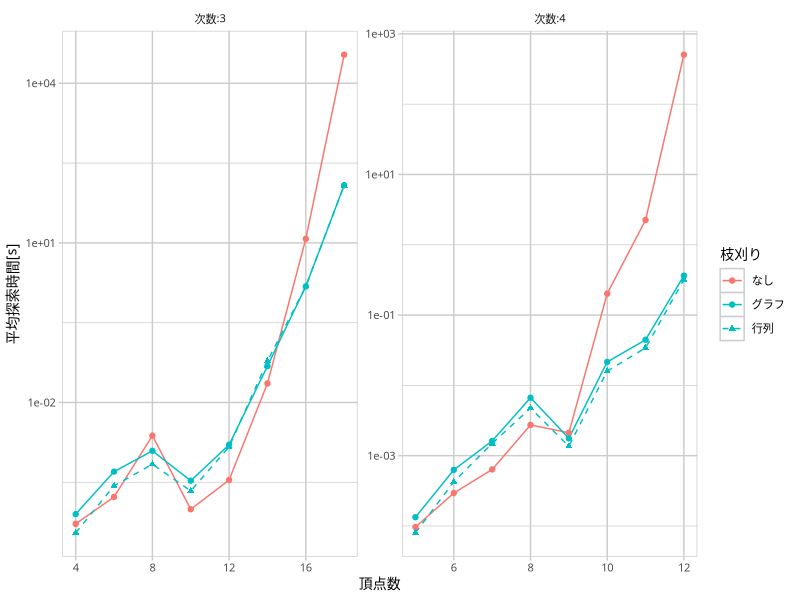

The R source for this figure:
library(readr)
library(dplyr)
library(ggplot2)

breaks <- c('basic', 'minmax', 'matrix')
labels <- c('なし', 'グラフ', '行列')
data <- read_csv('the-cmp-algo-lab.csv') %>%
  filter(bdr == 'basic') %>%
  mutate(mtd = mgr) %>%
  group_by(n, d, mtd, node) %>%
  summarise(mean_time = mean(time)) %>%
  ungroup() %>%
  mutate(mtd = factor(mtd, levels = breaks),
         d = factor(d, levels = c(3, 4), labels = c('次数:3', '次数:4')))

gp <- ggplot(data, aes(x = n, y = mean_time, color = mtd, shape = mtd, linetype = mtd)) +
  geom_line() +
  geom_point() +
  facet_wrap(c('d'), scales = 'free') +
  scale_x_continuous(name = '頂点数',
                     minor_breaks = NULL) +
  scale_y_continuous(name = '平均探索時間[s]',
                     trans = 'log10') +
  scale_color_manual(name = '枝刈り',
                     breaks = breaks,
                     labels = labels,
                     values = c('#F8766D', '#00BFC4', '#00BFC4')) +
  scale_shape_manual(name = '枝刈り',
                     breaks = breaks,
                     labels = labels,
                     values = c(19, 19, 17)) +
  scale_linetype_manual(name = '枝刈り',
                        breaks = breaks,
                        labels = labels,
                        values = c(1, 1, 2)) +
  theme(text = element_text(family = 'IPAexGothic', size = 10),
        panel.background = element_rect(fill = 'white', colour = 'grey80'),
        panel.grid.major = element_line(colour = 'grey80'),
        panel.grid.minor = element_line(colour = 'grey80'),
        axis.ticks = element_line(colour = 'grey80'),
        strip.background = element_blank())

ggsave('the-sinitr-time.pdf', gp,
       width = 15, height = 6, units = 'cm',
       device = cairo_pdf)
